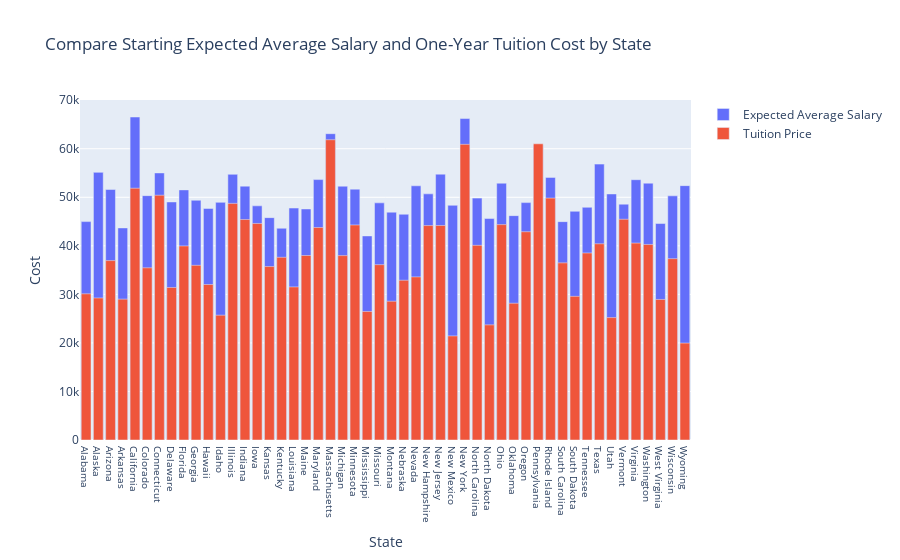

Notebook code cell kept with this figure:
### Markdown cell above
When looking at the expected early career salary, there are a couple of states that stick out. California, New York and Massachusetts stand as the top 3 states with the highest expected incomes at 66.54k, 66.22k and 63.1k, respectively. These three states are not a total suprise given the above average cost of living, top academic level schooling within, and the large population. On the other end of this range is Mississippi, Arkansas and West Virginia with average salaries of 42.04k, 43.69k, and 44.59k, respectively. One interesting thing to note is that every state has a higher expected salary when compared to tuition with one exception; Pennsylvania.

### Code cell
tuit_salary_mean = tuit_salary.groupby(['state']).mean()
fig = go.Figure()

fig.add_traces(go.Bar(x=tuit_salary_mean.index,
                      y=tuit_salary_mean.early_career_pay,
                      name="Expected Average Salary",
                      base=0))

fig.add_traces(go.Bar(x=tuit_salary_mean.index,
                      y=tuit_salary_mean.total_price,
                      name="Tuition Price",
                      base=0))

fig.update_layout(barmode='overlay')
fig.update_xaxes(title_text='State',tickfont=dict(size=10))

fig.update_layout(title_text = 'Compare Starting Expected Average Salary and One-Year Tuition Cost by State',
                  yaxis_title = 'Cost')

fig.show()

### Figure 1 — Plotly figure (JSON) as saved in the notebook; plotly's stock layout.template omitted (floating-point values rounded to 4 significant figures)
{"data": [{"base": 0, "name": "Expected Average Salary", "type": "bar", "x": ["Alabama", "Alaska", "Arizona", "Arkansas", "California", "Colorado", "Connecticut", "Delaware", "Florida", "Georgia", "Hawaii", "Idaho", "Illinois", "Indiana", "Iowa", "Kansas", "Kentucky", "Louisiana", "Maine", "Maryland", "Massachusetts", "Michigan", "Minnesota", "Mississippi", "Missouri", "Montana", "Nebraska", "Nevada", "New Hampshire", "New Jersey", "New Mexico", "New York", "North Carolina", "North Dakota", "Ohio", "Oklahoma", "Oregon", "Pennsylvania", "Rhode Island", "South Carolina", "South Dakota", "Tennessee", "Texas", "Utah", "Vermont", "Virginia", "Washington", "West Virginia", "Wisconsin", "Wyoming"], "y": [44990.0, 55130.0, 51600, 43690.0, 66540.0, 50340.0, 55020.0, 49040, 51524, 49390.0, 47700, 48960.0, 54730, 52296, 48240, 45810.0, 43620, 47780.0, 47590.0, 53650.0, 63100, 52290.0, 51676, 42040.0, 48850, 46930.0, 46510.0, 52370.0, 50710.0, 54764, 48350, 66220.0, 49830.0, 45620.0, 52900, 46220.0, 48900.0, 60800.0, 54100, 44980.0, 47110, 47936, 56835, 50690, 48580.0, 53620, 52910.0, 44590.0, 50300, 52400]}, {"base": 0, "name": "Tuition Price", "type": "bar", "x": ["Alabama", "Alaska", "Arizona", "Arkansas", "California", "Colorado", "Connecticut", "Delaware", "Florida", "Georgia", "Hawaii", "Idaho", "Illinois", "Indiana", "Iowa", "Kansas", "Kentucky", "Louisiana", "Maine", "Maryland", "Massachusetts", "Michigan", "Minnesota", "Mississippi", "Missouri", "Montana", "Nebraska", "Nevada", "New Hampshire", "New Jersey", "New Mexico", "New York", "North Carolina", "North Dakota", "Ohio", "Oklahoma", "Oregon", "Pennsylvania", "Rhode Island", "South Carolina", "South Dakota", "Tennessee", "Texas", "Utah", "Vermont", "Virginia", "Washington", "West Virginia", "Wisconsin", "Wyoming"], "y": [30120.0, 29257, 36960.0, 29020.0, 51860.0, 35470.0, 50420.0, 31420.0, 39980.0, 35980.0, 32030.0, 25710.0, 48740.0, 45420.0, 44610.0, 35730.0, 37630.0, 31540.0, 38010.0, 43770.0, 61860.0, 37990.0, 44300.0, 26480.0, 36120.0, 28590.0, 32910.0, 33600.0, 44170.0, 44190.0, 21440.0, 60900.0, 40100.0, 23720.0, 44370.0, 28170.0, 42904, 61020.0, 49830.0, 36490.0, 29590.0, 38530.0, 40420.0, 25220.0, 45470.0, 40560.0, 40280.0, 28951, 37360.0, 19960]}], "layout": {"barmode": "overlay", "title": {"text": "Compare Starting Expected Average Salary and One-Year Tuition Cost by State"}, "xaxis": {"tickfont": {"size": 10}, "title": {"text": "State"}}, "yaxis": {"title": {"text": "Cost"}}}}
